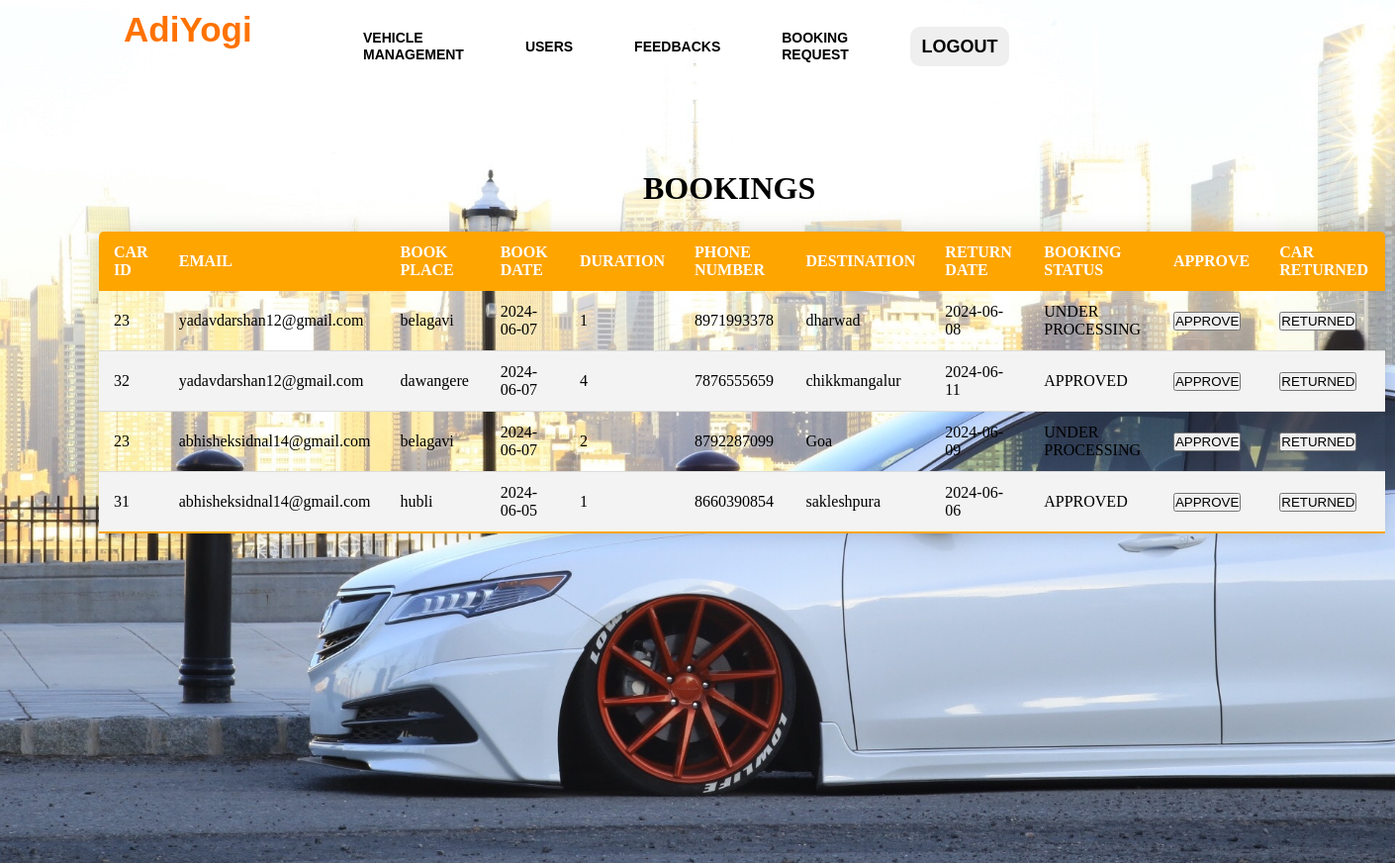
/adminbook.php, run on the app's committed database.
### tables this page shows
CREATE TABLE IF NOT EXISTS `booking` (
  `BOOK_ID` int NOT NULL AUTO_INCREMENT,
  `CAR_ID` int NOT NULL,
  `EMAIL` varchar(255) NOT NULL,
  `BOOK_PLACE` varchar(255) NOT NULL,
  `BOOK_DATE` date NOT NULL,
  `DURATION` int NOT NULL,
  `PHONE_NUMBER` bigint NOT NULL,
  `DESTINATION` varchar(255) NOT NULL,
  `RETURN_DATE` date NOT NULL,
  `PRICE` int NOT NULL,
  `BOOK_STATUS` varchar(255) NOT NULL DEFAULT 'UNDER PROCESSING',
  PRIMARY KEY (`BOOK_ID`),
  KEY `CAR_ID` (`CAR_ID`),
  KEY `EMAIL` (`EMAIL`)
);

### adminbook.php (the view, shortened to what this page needs)
<!DOCTYPE html>
<html lang="en">
<head>
</head>
<body>
<?php
require_once('connection.php');
$query="SELECT *from booking ORDER BY BOOK_ID DESC";
$queryy=mysqli_query($con,$query);
?>
<div class="hai">
        <div class="navbar">
            <div class="icon">
                <h2 class="logo">AdiYogi</h2>
            </div>
            <div class="menu">
                <ul>
                    <li><a href="adminvehicle.php">VEHICLE MANAGEMENT</a></li>
                    <li><a href="adminusers.php">USERS</a></li>
                    <li><a href="admindash.php">FEEDBACKS</a></li>
                    <li><a href="adminbook.php">BOOKING REQUEST</a></li>
                  <li> <button class="nn"><a href="index.php">LOGOUT</a></button></li>
                </ul>
            </div>
         </div>
         </div>
        <div>
            <h1 class="header">BOOKINGS</h1>
            <div>
                <div>
                    <table class="content-table">
                <thead>
                    <tr>
                        <th>CAR ID</th>
                        <th>EMAIL</th>
                        <th>BOOK PLACE</th>
                        <th>BOOK DATE</th>
                        <th>DURATION</th>
                        <th>PHONE NUMBER</th>
                        <th>DESTINATION</th>
                        <th>RETURN DATE</th>
                        <th>BOOKING STATUS</th>
                        <th>APPROVE</th>
                        <th>CAR RETURNED</th>
                    </tr>
                </thead>
                <tbody>
                <?php
                while($res=mysqli_fetch_array($queryy)){
                ?>
                <tr  class="active-row">
                    <td><?php echo $res['CAR_ID'];?></php></td>
                    <td><?php echo $res['EMAIL'];?></php></td>
                    <td><?php echo $res['BOOK_PLACE'];?></php></td>
                    <td><?php echo $res['BOOK_DATE'];?></php></td>
                    <td><?php echo $res['DURATION'];?></php></td>
                    <td><?php echo $res['PHONE_NUMBER'];?></php></td>
                    <td><?php echo $res['DESTINATION'];?></php></td>
                    <td><?php echo $res['RETURN_DATE'];?></php></td>
                    <td><?php echo $res['BOOK_STATUS'];?></php></td>
                    <td><button type="submit"  class="but"  name="approve"><a href="approve.php?id=<?php echo $res['BOOK_ID']?>">APPROVE</a></button></td>
                    <td><button type="submit" class="but" name="approve"><a href="adminreturn.php?id=<?php echo $res['CAR_ID']?>&bookid=<?php echo $res['BOOK_ID']?>">RETURNED</a></button></td>
                </tr>
               <?php } ?>
                </tbody>
                </table>
                </div>
            </div>
        </div>
</body>
</html>

### adminbook.php (style rules this page uses)
* { margin: 0; padding: 0; }
.hai { width: 100%; background: linear-gradient(to top, rgba(0,0,0,0)50%, rgba(0,0,0,0)50%),url("../images/carbg2.jpg"); background-position: center; background-size: cover; height: 109vh; animation: infiniteScrollBg 50s linear infinite; }
.navbar { width: 1200px; height: 75px; margin: auto; }
.icon { width:200px; float: left; height : 70px; }
.logo { color: #ff7200; font-size: 35px; font-family: Arial; padding-left: 20px; float:left; padding-top: 10px; }
.menu { width: 400px; float: left; height: 70px; }
ul { float: left; display: flex; justify-content: center; align-items: center; }
ul li { list-style: none; margin-left: 62px; margin-top: 27px; font-size: 14px; }
ul li a { text-decoration: none; color: black; font-family: Arial; font-weight: bold; transition: 0.4s ease-in-out; }
.content-table { border-collapse: collapse; font-size: 1em; border-radius: 5px 5px 0 0; overflow: hidden; box-shadow:0 0 20px rgba(0,0,0,0.15); margin-left : 100px ; margin-top: 25px; width: 1300px; height: 300px; }
.content-table thead tr { background-color: orange; color: white; text-align: left; }
.content-table th, .content-table td { padding: 12px 15px; }
.content-table tbody tr { border-bottom: 1px solid #dddddd; }
.content-table tbody tr:nth-of-type(even) { background-color: #f3f3f3; }
.content-table tbody tr:last-of-type { border-bottom: 2px solid orange; }
.header { margin-top: -700px; margin-left: 650px; }
.nn { width:100px; border:none; height: 40px; font-size: 18px; border-radius: 10px; cursor: pointer; color:white; transition: 0.4s ease; }
.nn a { text-decoration: none; color: black; font-weight: bold; }
.but a { text-decoration: none; color: black; }

### data on the page
booking: CAR_ID "23", EMAIL "yadavdarshan12@gmail.com", BOOK_PLACE "belagavi", BOOK_DATE "2024-06-07", DURATION "1", PHONE_NUMBER "8971993378", DESTINATION "dharwad", RETURN_DATE "2024-06-08", BOOK_STATUS "UNDER PROCESSING"
booking: CAR_ID "32", EMAIL "yadavdarshan12@gmail.com", BOOK_PLACE "dawangere", BOOK_DATE "2024-06-07", DURATION "4", PHONE_NUMBER "7876555659", DESTINATION "chikkmangalur", RETURN_DATE "2024-06-11", BOOK_STATUS "APPROVED"
booking: CAR_ID "23", EMAIL "abhisheksidnal14@gmail.com", BOOK_PLACE "belagavi", BOOK_DATE "2024-06-07", DURATION "2", PHONE_NUMBER "8792287099", DESTINATION "Goa", RETURN_DATE "2024-06-09", BOOK_STATUS "UNDER PROCESSING"
booking: CAR_ID "31", EMAIL "abhisheksidnal14@gmail.com", BOOK_PLACE "hubli", BOOK_DATE "2024-06-05", DURATION "1", PHONE_NUMBER "8660390854", DESTINATION "sakleshpura", RETURN_DATE "2024-06-06", BOOK_STATUS "APPROVED"
